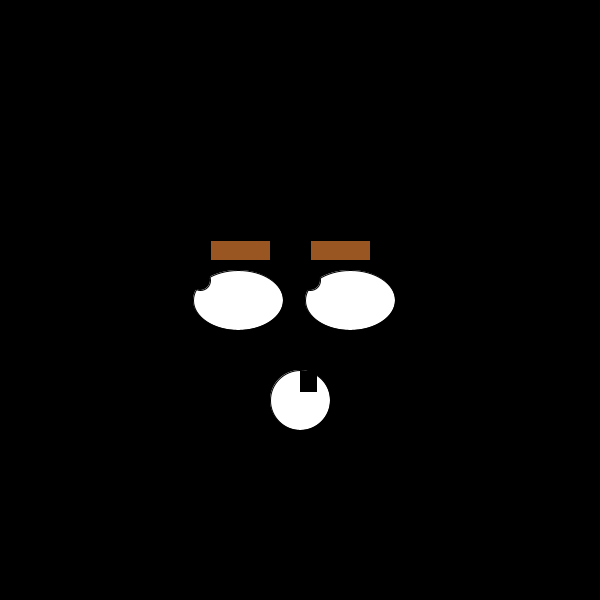
Frame 1 (no input)
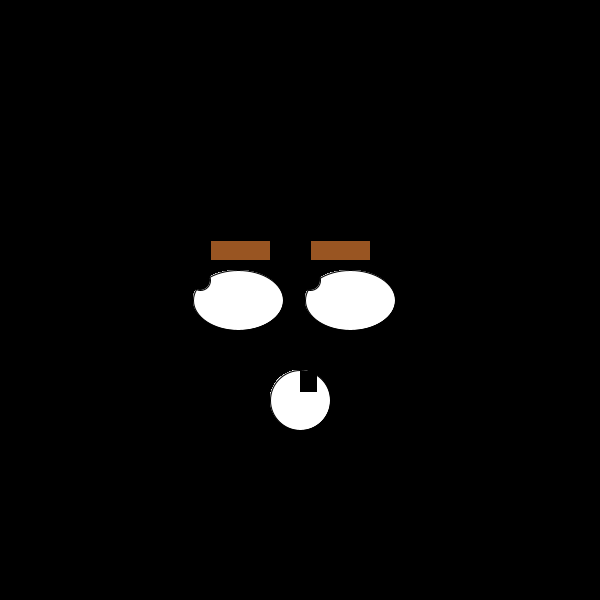
Frame 60 (the mouse pressed at the canvas centre just before this capture)
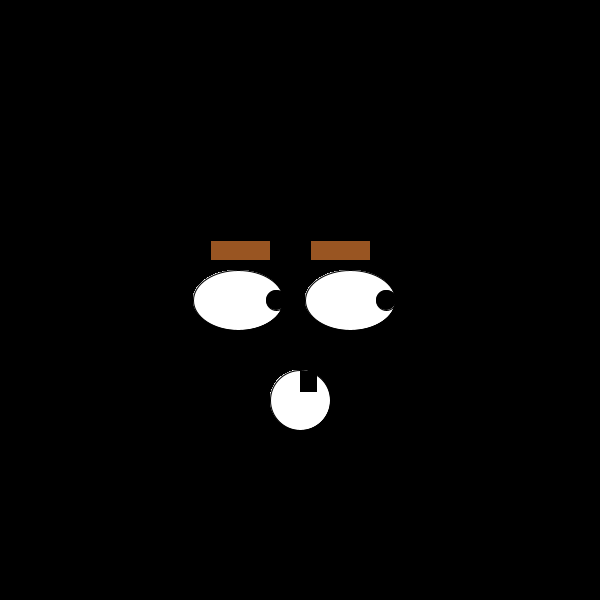
Frame 120 (the mouse held since frame 60 and released just before this capture)

The Processing sketch that drew these frames (run headless with seeded random() and noise(); from frame 60 on, the mouse is pressed at the canvas centre):

// Processing sketch: Googly_Eyes
// ── Googly_Eyes.pde
void setup (){
  size(600,600);
  background(0,0,0);
 
 
 
 
 
 
} 
void draw (){
  fill(255,255,255);
  ellipse(238,300,90,60);
  
  ellipse(350,300,90,60);
  fill(255,255,255);
  fill(0,0,0);
  
  if(mouseX>276){
    mouseX=276;
  }
 if(mouseX<200){
    mouseX=200;
  }
  if(mouseY<280){
    mouseY=280;
  }
  if(mouseY>323){
  mouseY=323;
}
  ellipse(mouseX,mouseY, 20,20);
  ellipse(mouseX+110,mouseY,20,20);
  
  fill(255,255,255);
  ellipse(300,400,60,60);
  
  fill(153,85,34);
  rect(210,240,60,20);
  rect(310,240,60,20);
  
  fill(0,0,0);
  rect(300,371,16,20);
  
  
}
